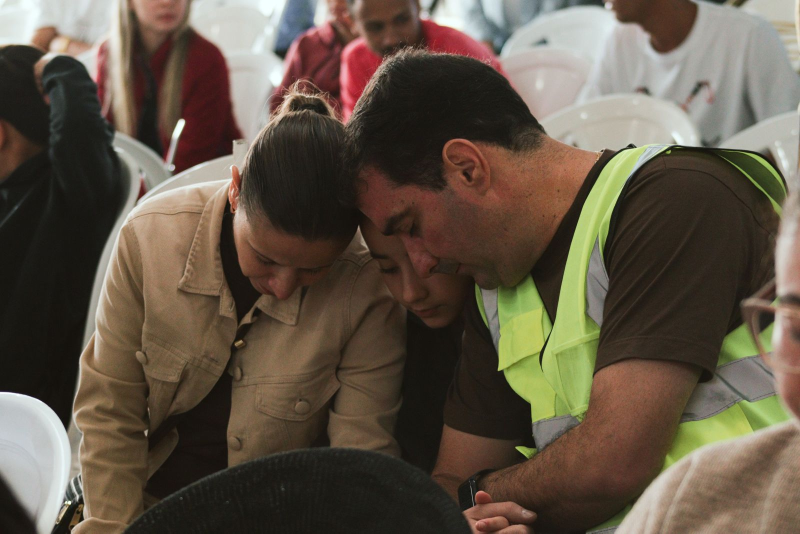
#> input picture site/img/form-familia.jpg, 1600 x 1067 px, found by its file name (shown at 1/2 size)
$ python exemplo_formatos_novos.py ../../../../site/img/form-familia.jpg
#> lines starting #> are read from the running program, lines starting #| are printed output that depends on the picture
### .claude/skills/instagram-sim/scripts/sim_kit.py
"""Kit gráfico da SIM — funções reutilizáveis para montar posts e stories com Pillow.

Uso:
    import sys; sys.path.insert(0, '<pasta da skill>/scripts')
    from sim_kit import *
    img = canvas('feed', 'navy')          # 1080x1350 azul-marinho com granulado
    d = ImageDraw.Draw(img)
    spaced(d, 'DIA DE TODOS OS', font('MS700', 38), 540, 400, 12, CREAM)
    ...
    save(img, 'saida.jpg', textura='linho')

Tudo aqui foi extraído das peças aprovadas (camisetas, Todos os Santos, Fiéis Defuntos).
"""
import os
import numpy as np
from PIL import Image, ImageDraw, ImageFont, ImageEnhance, ImageFilter

BASE = os.path.dirname(os.path.dirname(os.path.abspath(__file__)))
ASSETS = os.path.join(BASE, 'assets')

# ---------- paleta ----------
NAVY = (3, 40, 59)        # #03283B  azul-marinho (principal)
NAVY2 = (8, 28, 42)       # azul quase preto (degradês)
BLUE = (27, 79, 107)      # #1B4F6B  azul secundário
LIGHT = (70, 130, 160)    # #4682A0  azul claro
GOLD = (201, 160, 85)     # #C9A055  dourado
CREAM = (253, 239, 226)   # #FDEFE2  creme
INK = NAVY

# cores vivas (references/paletas.md)
ROXO = (91, 44, 131); OLIVA = (79, 122, 58); VINHO = (158, 43, 37); ROSA = (217, 121, 139); OURO_CL = (233, 196, 106)
TERRACOTA = (200, 85, 61); LARANJA = (224, 122, 69); CEU = (127, 183, 217); TURQUESA = (42, 157, 143); MOSTARDA = (245, 184, 40)

FORMATOS = {'feed': (1080, 1350), 'story': (1080, 1920), 'quadrado': (1080, 1080)}

# ---------- fontes ----------
# PF900 = Playfair Display Black (títulos)   PF700I = Playfair itálico (destaques, frases)
# PF500 = Playfair regular (orações, textos longos)   PF800I = Playfair itálico pesado
# MS700/MS600 = Montserrat (sobretítulos espaçados, rodapés, tópicos)
_cache = {}
def font(nome, tam):
    k = (nome, tam)
    if k not in _cache:
        _cache[k] = ImageFont.truetype(os.path.join(ASSETS, 'fonts', f'{nome}.ttf'), tam)
    return _cache[k]

# ---------- fundo ----------
# [21 lines left out: functions grain, canvas, not called in this run]

# ---------- foto ----------
def cover(im, w, h, fx=.5, fy=.5):
    """Recorta a foto para preencher w x h, centralizando no ponto (fx, fy) da imagem (0–1)."""
#> called with w = 1080, h = 1350, fx = 0.5, fy = 0.5
    im = im.convert('RGB')
#> im is the input picture: PIL image 1600x1067 RGB; mean R, G, B 97.9, 86, 71.5
    r = max(w / im.width, h / im.height)
#> r = 1.27
    im = im.resize((int(im.width * r) + 1, int(im.height * r) + 1), Image.LANCZOS)
#> im: PIL image 2025x1351 RGB
    x = int(np.clip(im.width * fx - w / 2, 0, im.width - w)); y = int(np.clip(im.height * fy - h / 2, 0, im.height - h))
#> after `x = int(np.clip(im.width * fx - w / 2, 0, im.width - w))`: x = 472
#> after `y = int(np.clip(im.height * fy - h / 2, 0, im.height - h))`: y = 0
    return im.crop((x, y, x + w, y + h))
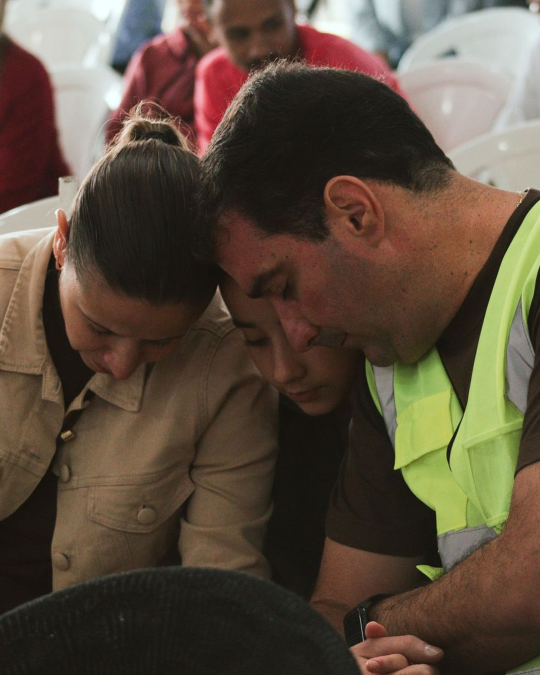
#> returned value: PIL image 1080x1350 RGB (shown at 1/2 size); mean R, G, B 91.1, 77.2, 62.2

def tratamento(im, estilo='quente'):
    """Tratamento de cor padrão das fotos. 'quente' = missão/alegria; 'frio' = luto/oração; 'pb' = preto e branco suave."""
#> called with estilo = 'quente'
    im = im.convert('RGB')
    if estilo == 'pb':
        g = ImageEnhance.Contrast(im.convert('L')).enhance(1.08)
        a = np.array(Image.merge('RGB', [g] * 3), np.float32) / 255
        a = a * np.array([1.0, 0.98, 0.94])
    elif estilo == 'frio':
        a = np.array(ImageEnhance.Color(im).enhance(0.45), np.float32) / 255
        a = a * np.array([0.92, 0.97, 1.03]) + np.array([0, 0.01, 0.03])
    else:
        a = np.array(ImageEnhance.Color(im).enhance(0.85), np.float32) / 255
        a = a * np.array([1.03, 0.99, 0.92]) + np.array([0.01, 0.005, 0])
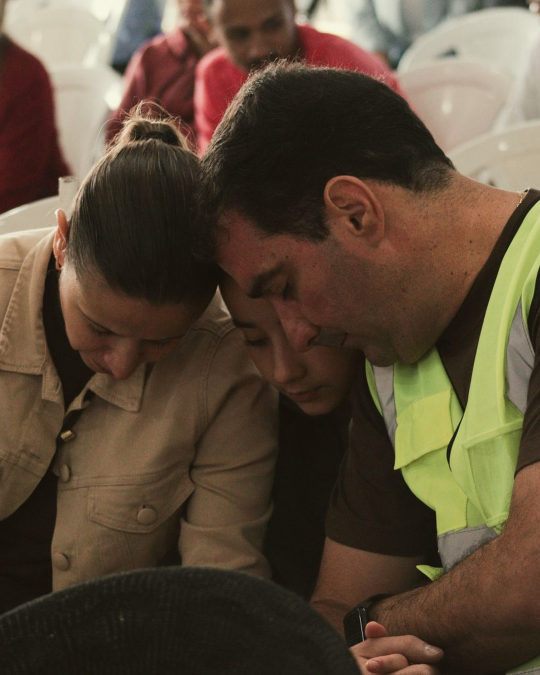
#> a: shape (1350, 1080, 3) float64 (shown at 1/2 size); mean R, G, B 0.369, 0.305, 0.232; drawn with min black and max white
    return Image.fromarray(np.clip(a * 255, 0, 255).astype(np.uint8)).convert('RGBA')
#> returned value: PIL image 1080x1350 RGBA

def degrade(img, cor, y0, y1, forca=235, para_cima=False):
    """Escurece suavemente com 'cor' entre y0 e y1 (para dar legibilidade ao texto sobre foto)."""
#> called with cor = (8, 28, 42), y0 = 300, y1 = 1350, forca = 230, para_cima = False
    W, H = img.size
#> W = 1080; H = 1350
    t = np.clip((np.arange(H) - y0) / (y1 - y0), 0, 1)
#> t = 1350 values from 0 to 0.999
    if para_cima: t = 1 - np.clip((np.arange(H) - y0) / (y1 - y0), 0, 1)
    ov = np.zeros((H, W, 4), np.uint8); ov[..., :3] = cor; ov[..., 3] = (t[:, None] * forca).astype(np.uint8)
#> after `ov[..., 3] = (t[:, None] * forca).astype(np.uint8)`:
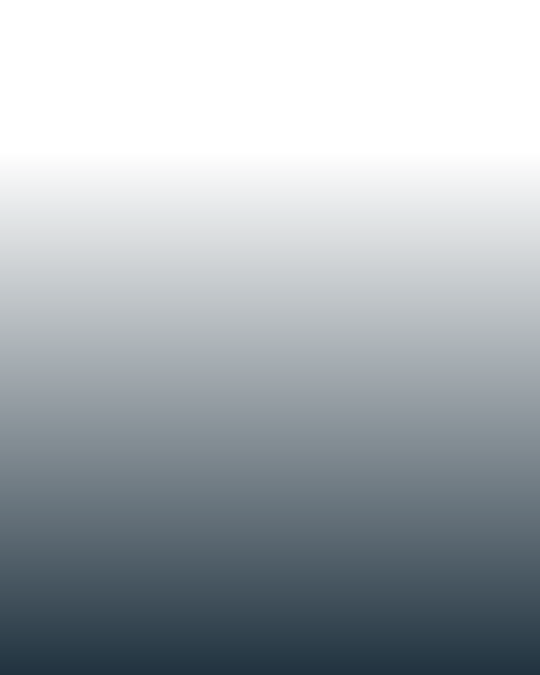
#> ov: shape (1350, 1080, 4) (shown at 1/2 size); mean of channels 0, 1, 2, 3 8, 28, 42, 89; transparent parts drawn white
    img.alpha_composite(Image.fromarray(ov, 'RGBA'))
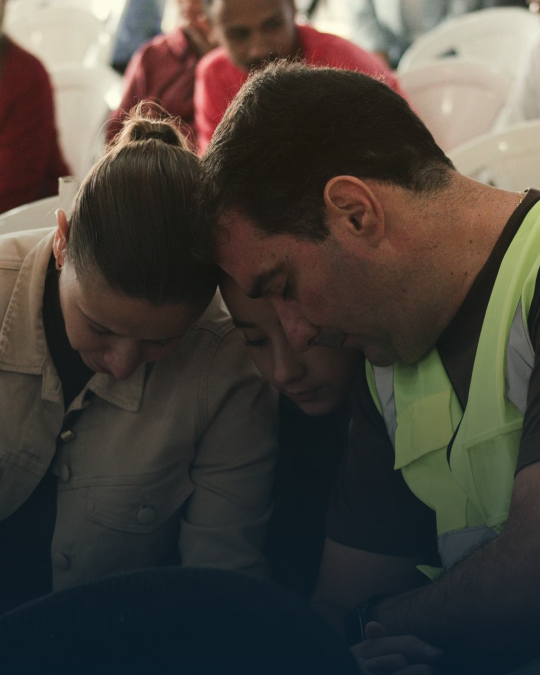
#> img: PIL image 1080x1350 RGBA (shown at 1/2 size); mean R, G, B, A 70.9, 66, 59.2, 255
    return img

# ---------- logo ----------
_LOGO = None
def logo(img, cor=CREAM, h=90, x=None, y=60):
    """Logo da SIM (traço) recolorido. x=None centraliza."""
    global _LOGO
    if _LOGO is None: _LOGO = Image.open(os.path.join(ASSETS, 'logo_sim_mask.png')).convert('L')
    m = _LOGO.resize((int(h * _LOGO.width / _LOGO.height), h), Image.LANCZOS)
    lg = Image.new('RGBA', m.size, tuple(cor) + (0,)); lg.putalpha(m)
    img.alpha_composite(lg, (((img.width - lg.width) // 2) if x is None else int(x), int(y)))
    return lg.size

# ---------- texto ----------
def spaced(d, txt, f, cx, base, sp, cor, anchor='m'):
    """Texto com espaçamento entre letras (sobretítulos). anchor 'm' centraliza em cx, 'l' começa em cx."""
    w = sum(f.getlength(c) for c in txt) + sp * (len(txt) - 1)
    x = cx - w / 2 if anchor == 'm' else cx
    for c in txt:
        d.text((x, base), c, font=f, fill=cor, anchor='ls'); x += f.getlength(c) + sp
    return w

# [14 lines left out: functions _lines, wrap, not called in this run]

def sublinhado(img, x0, x1, y, cor=GOLD, esp=5):
    """Sublinhado reto (padrão aprovado — nunca curvo)."""
    ImageDraw.Draw(img).rectangle((x0, y, x1, y + esp), fill=cor)

# [5 lines left out: function sublinhar_palavra, not called in this run]

def cruz(d, cx, cy, h, cor=GOLD, w=4):
    d.rectangle((cx - w / 2, cy - h / 2, cx + w / 2, cy + h / 2), fill=cor)
    d.rectangle((cx - h * 0.3, cy - h * 0.22 - w / 2, cx + h * 0.3, cy - h * 0.22 + w / 2), fill=cor)

# [27 lines left out: functions moldura, linho, save, not called in this run]

### .claude/skills/instagram-sim/references/exemplo_formatos_novos.py
# Exemplo: 6 formatos novos (manchete-gancho, palavra quebrada, número gigante, notificação, parede tipográfica, frase manuscrita).
# Uso: python3 exemplo_formatos_novos.py <pasta-da-skill>
import sys, math
K = sys.argv[1]
sys.path.insert(0, K + '/scripts')
from sim_kit import *
from PIL import Image, ImageDraw
W, H = 1080, 1350
FOT = K + '/assets/fotos/'
YEL = (245, 184, 40)

def fit_font(nome, txt, maxw, start):
    s = start
    while font(nome, s).getlength(txt) > maxw and s > 10: s -= 4
    return font(nome, s)

# 1. Manchete-gancho sobre foto
ph = tratamento(cover(Image.open(FOT + 'form-familia.jpg'), W, H, .5, .5), 'quente')
img = degrade(ph, NAVY2, 300, 1350, 230); d = ImageDraw.Draw(img)
for i, (t, c) in enumerate([('QUANDO FOI A', CREAM), ('ÚLTIMA VEZ QUE', CREAM), ('ALGUÉM REZOU', GOLD), ('POR VOCÊ?', GOLD)]):
    f = font('Anton', 118)
    d.text((80, 700 + i * 140), t, font=f, fill=c, anchor='ls')
spaced(d, 'A INTERCESSÃO MUDA HISTÓRIAS', font('MS700', 24), 80, 1290, 6, CREAM, anchor='l')
logo(img, CREAM, 60, W - 120, 1235)
#> (the run stopped early here; a loop or call above may not have finished)

$ run again, with site/img/adoracao.jpg copied over site/img/form-familia.jpg
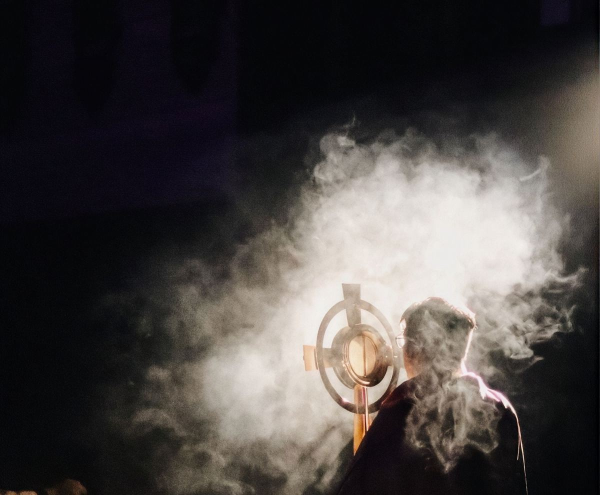
#> input picture site/img/adoracao.jpg, 1200 x 990 px, found by its file name (shown at 1/2 size)
#> in cover, im is the input picture: PIL image 1200x990 RGB; mean R, G, B 72.3, 67.9, 66.1
#> im: PIL image 1637x1351 RGB
#> in tratamento, `a = a * np.array([1.03, 0.99, 0.92]) + np.array([0.01, 0.005, 0])`:
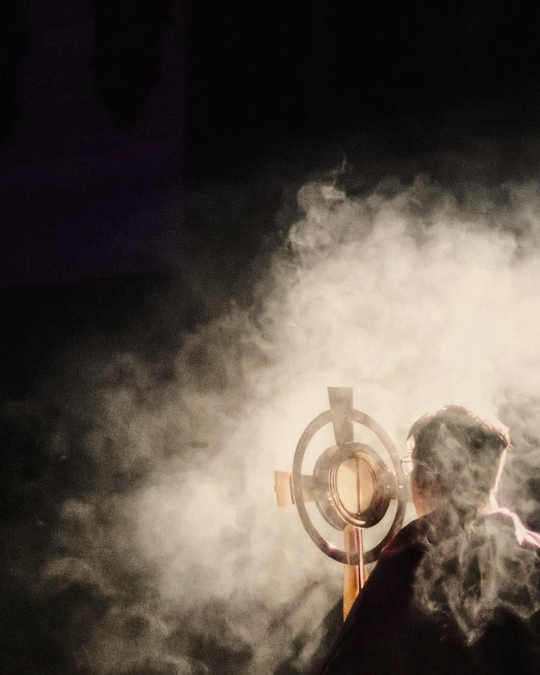
#> a: shape (1350, 1080, 3) float64 (shown at 1/2 size); mean R, G, B 0.363, 0.326, 0.288; drawn with min black and max white
#> in degrade, `img.alpha_composite(Image.fromarray(ov, 'RGBA'))`:
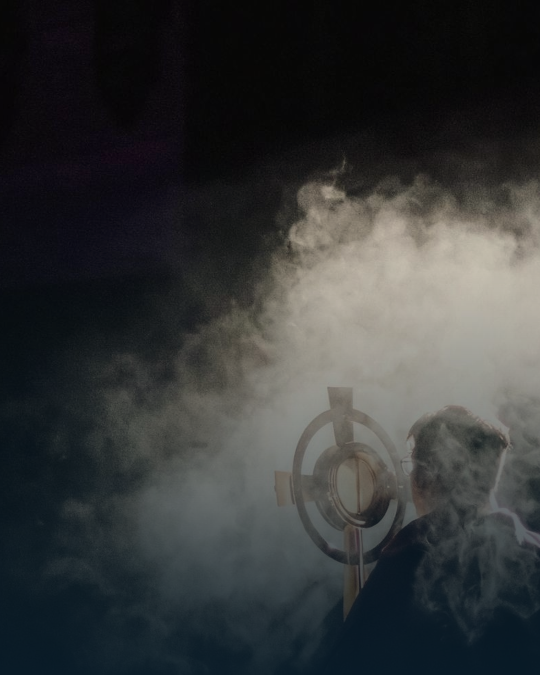
#> img: PIL image 1080x1350 RGBA (shown at 1/2 size); mean R, G, B, A 53.1, 55.4, 55.8, 255
